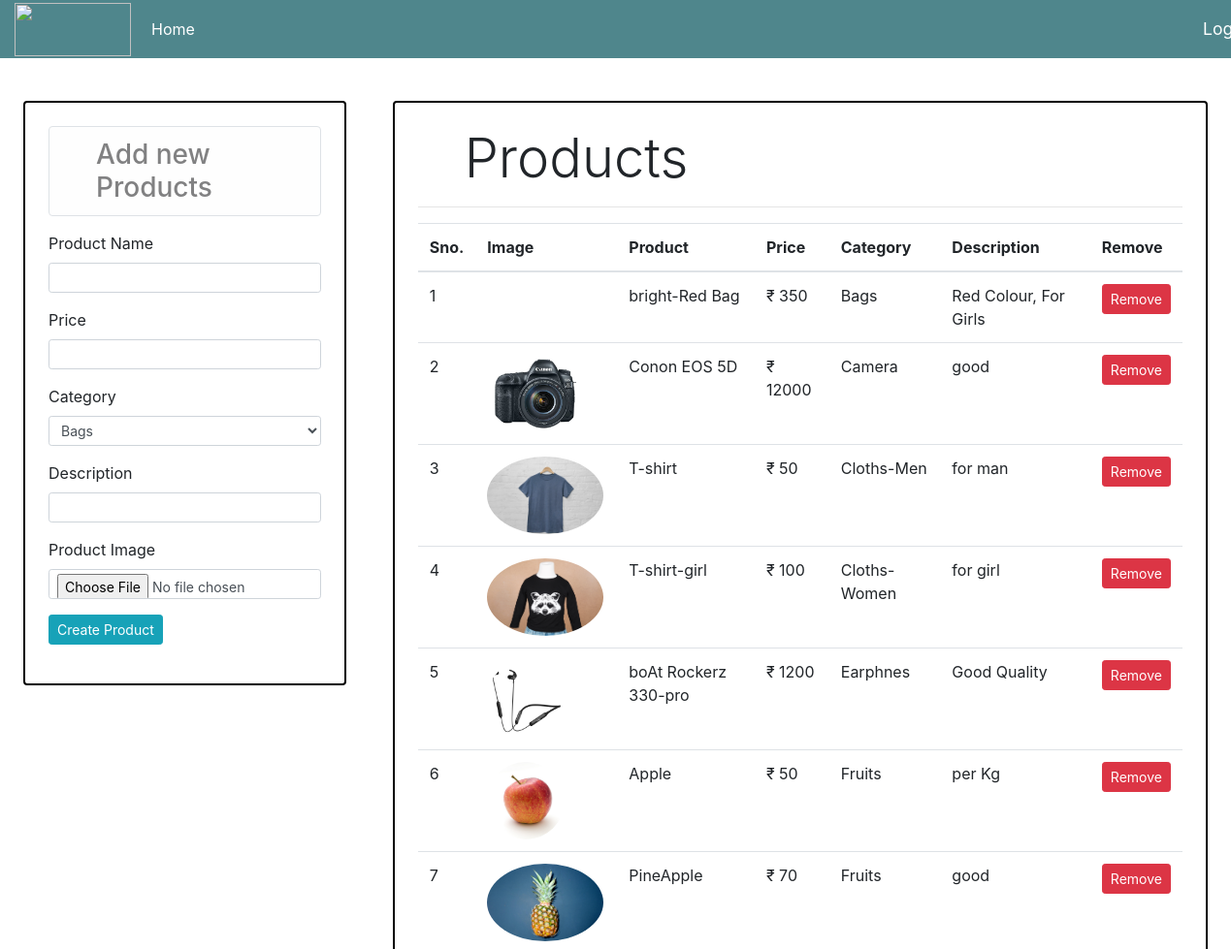
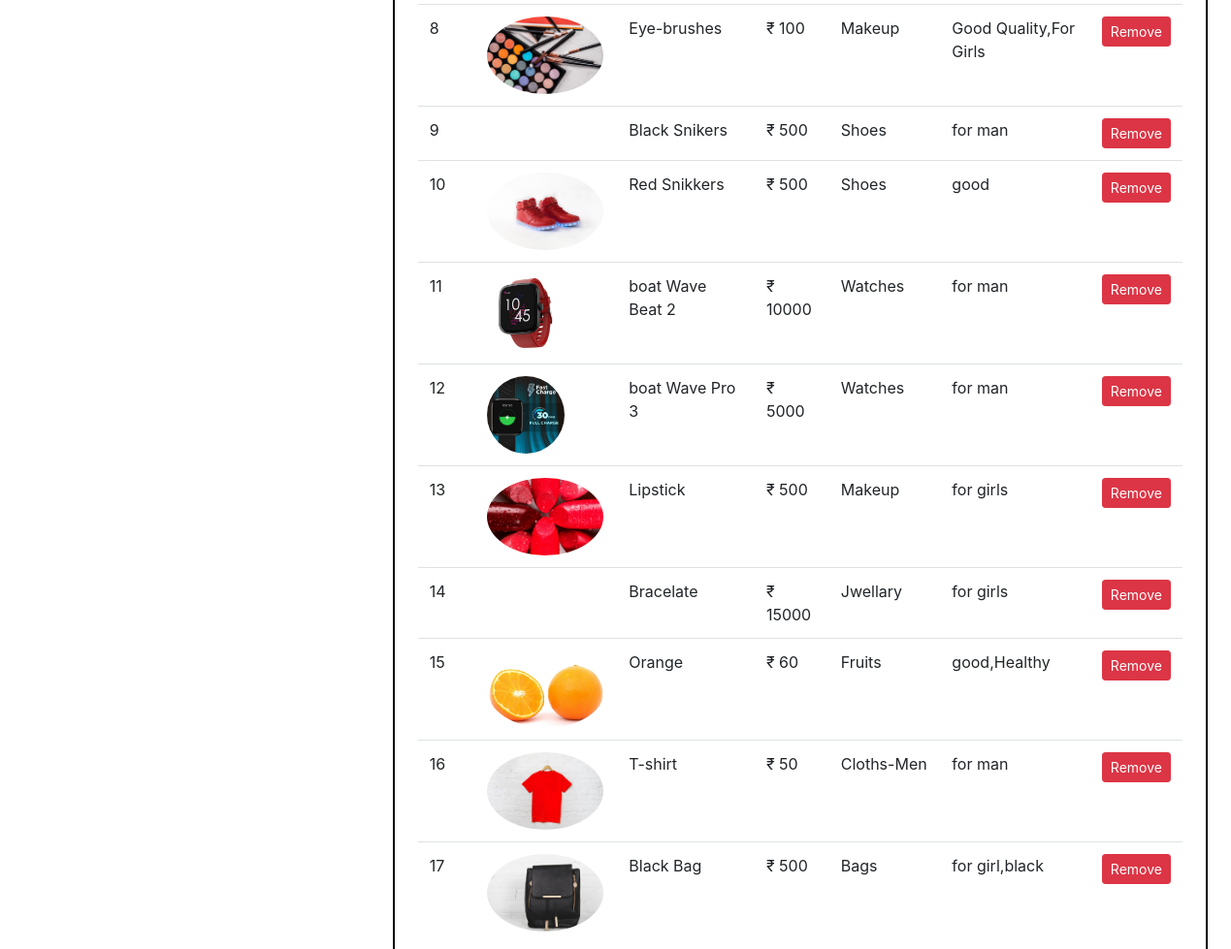
/product, run on the app's committed database (2 pictures, top to bottom).
### store/models/product.py (models this page shows, shortened)
class Product(models.Model):
    name = models.CharField(max_length=50,default='')
    price = models.IntegerField(default=0)
    category = models.ForeignKey(Category, on_delete=models.CASCADE,default=1)
    description = models.CharField(max_length=200,default='')
    image = models.ImageField(upload_to='products/',default='')
    @staticmethod
    def get_all_products():
        return Product.objects.all()

### store/models/category.py (models this page shows, shortened)
class Category(models.Model):
    name = models.CharField(max_length=50,default='')
    @staticmethod
    def get_all_categories():
        return Category.objects.all()
    def __str__(self):
        return self.name

### store/views/admincontrol.py (the view, shortened to what this page needs)
# urls.py: path('product',Products.as_view() ,name="product"),
class Products(View):
    return_url = None
    def get(self,request):
        Products.return_url = request.GET.get('return_url')
        products = Product.get_all_products()
        categorys = Category.get_all_categories()
        return render(request, 'product.html', {'products':products,'categories':categorys})

### store/templatetags/custom_filters.py (called while the page is built)
@register.filter(name="currency")
def currency(number):
    return " ₹ " + str(number)

### store/templates/product.html (shortened to what this page needs)
<!DOCTYPE html>
{% load cart %}
{% load custom_filters %}
    <html lang="en">
    <head>
    <link rel="stylesheet" href="https://cdn.jsdelivr.net/npm/bootstrap@4.1.3/dist/css/bootstrap.min.css"
>
</head>
<body>
<header class="header " style="display: flex;align-items: center">
        <div class="logo-container " style="margin-left:5px;">
            <img src="https://tse1.mm.bing.net/th?id=OIP.tv04p4t35hQYkb1GXyRGggHaE7&pid=Api&P=0&h=180" style="height:55px;width:120px">
        </div>
<div class="logo-container " style="margin-left:5px;">
            <a class="nav-link" style="color:white" href="/admincontrol">Home</a>
        </div>
        <div class="cart-container" style="color:white;margin-left:80%">
            <a class="nav-link disabled" style="color:white" href="/logout">Logout</a>
        </div>
</header>
{% block content %}
{% load cart %}
{% load custom_filters %}
<div class="split left" >
   <div class="blackborder rounded p-4 m-4" >
       <h3 class="alert alert-light border rounded pl-5">Add new Products</h3>
 <form action="/product" method="POST" enctype="multipart/form-data">
    <div class="form-group">
        <label for="">Product Name</label>
        <input type="text" name="productname" value="{{ values.product_name }}" class="form-control form-control-sm" placeholder="">
    </div>
    <div class="form-group">
        <label for="">Price</label>
        <input type="text" name="price" value="{{ values.price }}" class="form-control form-control-sm" placeholder="">
    </div>
    <div class="form-group">
        <label for="">Category</label>
        <select name="category" class="form-control form-control-sm">
            {% for category in categories %}
            <option value="{{ category.id }}" {% if values.category == category.id %}selected{% endif %}>
                {{ category.name }}
            </option>
            {% endfor %}
        </select>
    </div>
    <div class="form-group">
        <label for="">Description</label>
        <input type="text" name="description" value="{{ values.description }}" class="form-control form-control-sm" placeholder="">
    </div>
    <div class="form-group">
        <label for="">Product Image</label>
        <input type="file" name="image" class="form-control form-control-sm">
    </div>
    <div class="form-group">
        <input class="btn btn-sm btn-info mx-auto" type="submit" value="Create Product">
    </div>
</form>
   </div>
</div>
<div class="split right" >
   <div class="blackborder rounded p-4 m-4" >
        <p class="display-4 pl-4 ml-4">Products</p>
        <hr>
        <table class="table">
            <thead>
                <tr>
                    <th>Sno.</th>
                    <th>Image</th>
                    <th>Product</th>
                    <th>Price</th>
                    <th>Category</th>
                    <th>Description</th>
                    <th>Remove</th>
                </tr>
            </thead>
            <tbody>
    {% for order in products %}
    <tr>
        <td>{{ forloop.counter }}</td>
        <td><img style="height: 80px;" class="rounded-circle" src="{{ order.image.url }}" alt=""></td>
        <td>{{ order.name}}</td>
        <td>{{ order.price|currency }}</td>
        <td>{{ order.category }}</td>
        <td>{{ order.description }}</td>
        <td>
                <form method="POST" action="/removeproduct">
                    <button type="submit" class="btn btn-danger btn-sm">Remove</button>
                </form>
            </td>
    {% endfor %}
</tbody>
        </table>
   </div>
</div>
{% endblock %}

### store/templates/product.html (style rules this page uses)
* { box-sizing: border-box; }
body { margin: 0; }
.header { background-color:#4f868c ; height: 60px; width:100%; color: white; margin:0%; padding-left:10px; }
.cart-container { margin-left:3px; font-size: 1.1rem; display: flex; }
.split { height:100%; position:fixed; overflow-x:hidden; padding-top:20px; }
.left { width:30%; left:0; }
.right { width:70%; right:0; }
.blackborder { border: 2px solid Black; }

### data on the page
Product: name "bright-Red Bag", price "₹ 350", category "Bags", description "Red Colour, For Girls"
Product: image (picture), name "Conon EOS 5D", price "₹ 12000", category "Camera", description "good"
Product: image (picture), name "T-shirt", price "₹ 50", category "Cloths-Men", description "for man"
Product: image (picture), name "T-shirt-girl", price "₹ 100", category "Cloths-Women", description "for girl"
Product: image (picture), name "boAt Rockerz 330-pro", price "₹ 1200", category "Earphnes", description "Good Quality"
Product: image (picture), name "Apple", price "₹ 50", category "Fruits", description "per Kg"
Product: image (picture), name "PineApple", price "₹ 70", category "Fruits", description "good"
Product: image (picture), name "Eye-brushes", price "₹ 100", category "Makeup", description "Good Quality,For Girls"
Product: name "Black Snikers", price "₹ 500", category "Shoes", description "for man"
Product: image (picture), name "Red Snikkers", price "₹ 500", category "Shoes", description "good"
Product: image (picture), name "boat Wave Beat 2", price "₹ 10000", category "Watches", description "for man"
Product: image (picture), name "boat Wave Pro 3", price "₹ 5000", category "Watches", description "for man"
Product: image (picture), name "Lipstick", price "₹ 500", category "Makeup", description "for girls"
Product: name "Bracelate", price "₹ 15000", category "Jwellary", description "for girls"
Product: image (picture), name "Orange", price "₹ 60", category "Fruits", description "good,Healthy"
Product: image (picture), name "T-shirt", price "₹ 50", category "Cloths-Men", description "for man"
Product: image (picture), name "Black Bag", price "₹ 500", category "Bags", description "for girl,black"

### other printed values
form field category "Bags"
